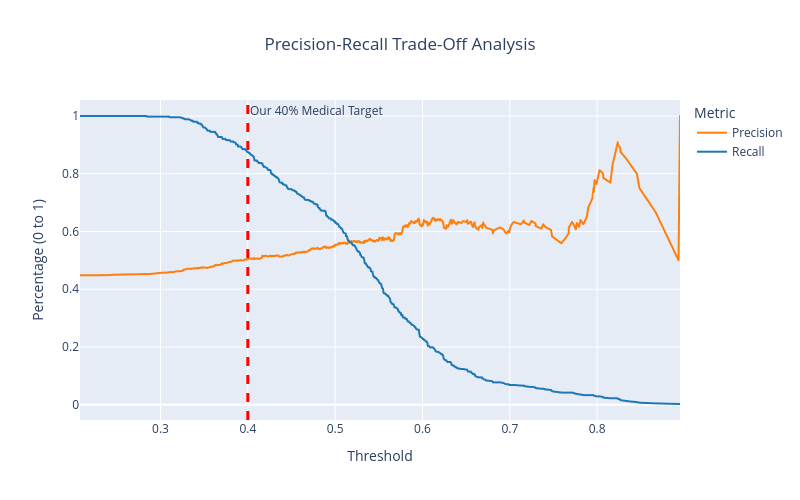

Notebook code cell kept with this figure:
### Code cell
fig_tradeoff = px.line(tradeoff_melted, x='Threshold', y='Score', color='Metric',
                       title="Precision-Recall Trade-Off Analysis",
                       labels={'Score': 'Percentage (0 to 1)'},
                       color_discrete_sequence=['#ff7f0e', '#1f77b4'])

# DRAW THE INSIGHT: Add a strict vertical line at the 40% mark
fig_tradeoff.add_vline(x=0.40, line_width=3, line_dash="dash", line_color="red", 
                       annotation_text="Our 40% Medical Target", annotation_position="top right")

fig_tradeoff.update_layout(title_x=0.5, width=800, height=500)
fig_tradeoff.show()

### Figure 1 — Plotly figure (JSON) as saved in the notebook; plotly's stock layout.template omitted (floating-point values rounded to 4 significant figures; data arrays with more than 128 entries replaced by an {"elided": "..."} marker saying what was removed)
{"data": [{"hovertemplate": "Metric=Precision<br>Threshold=%{x}<br>Percentage (0 to 1)=%{y}<extra></extra>", "legendgroup": "Precision", "line": {"color": "#ff7f0e", "dash": "solid"}, "marker": {"symbol": "circle"}, "mode": "lines", "name": "Precision", "showlegend": true, "type": "scattergl", "x": {"elided": "1011 float values"}, "xaxis": "x", "y": {"elided": "1011 float values"}, "yaxis": "y"}, {"hovertemplate": "Metric=Recall<br>Threshold=%{x}<br>Percentage (0 to 1)=%{y}<extra></extra>", "legendgroup": "Recall", "line": {"color": "#1f77b4", "dash": "solid"}, "marker": {"symbol": "circle"}, "mode": "lines", "name": "Recall", "showlegend": true, "type": "scattergl", "x": {"elided": "1011 float values"}, "xaxis": "x", "y": {"elided": "1011 float values"}, "yaxis": "y"}], "layout": {"annotations": [{"showarrow": false, "text": "Our 40% Medical Target", "x": 0.4, "xanchor": "left", "xref": "x", "y": 1, "yanchor": "top", "yref": "y domain"}], "height": 500, "legend": {"title": {"text": "Metric"}, "tracegroupgap": 0}, "shapes": [{"line": {"color": "red", "dash": "dash", "width": 3}, "type": "line", "x0": 0.4, "x1": 0.4, "xref": "x", "y0": 0, "y1": 1, "yref": "y domain"}], "title": {"text": "Precision-Recall Trade-Off Analysis", "x": 0.5}, "width": 800, "xaxis": {"anchor": "y", "domain": [0, 1], "title": {"text": "Threshold"}}, "yaxis": {"anchor": "x", "domain": [0, 1], "title": {"text": "Percentage (0 to 1)"}}}}
